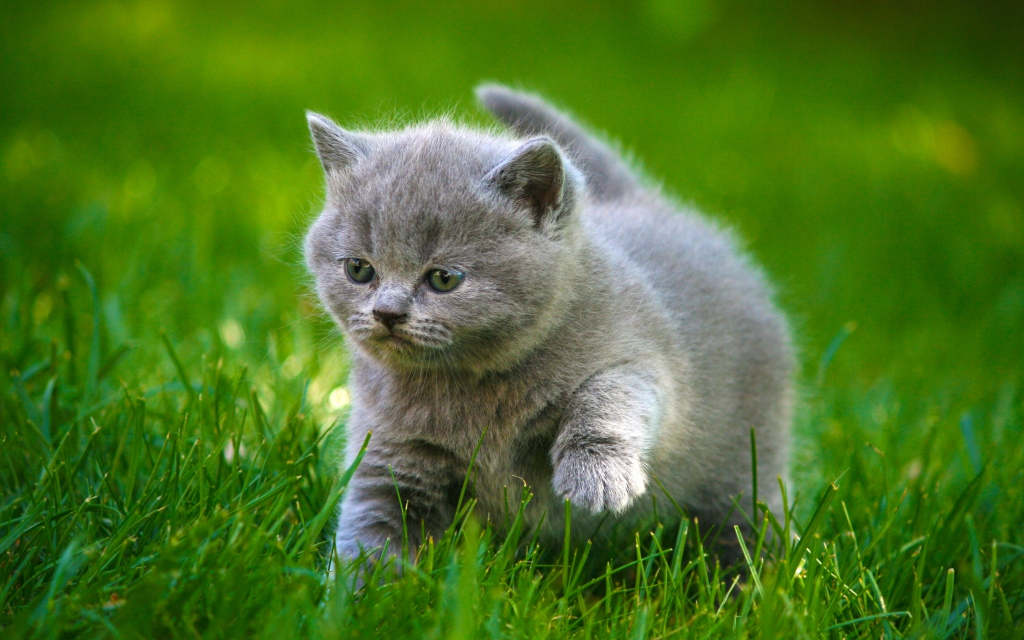
#> input picture cat.jpg, 2048 x 1280 px (shown at 1/2 size)
$ python 1.third-party_libraries.py
#> lines starting #> are read from the running program, lines starting #| are printed output that depends on the picture
from pprint import pprint

from PIL import Image, ImageFilter
import matplotlib.pyplot as plt
import numpy as np
import requests

#pillow
image1 = Image.open('cat.jpg')
#> image1 is the input picture: PIL image 2048x1280 RGB; mean R, G, B 77, 116.5, 38.8
cropped = image1.crop((400, 80, 1800, 1200)) #изменение размера изображения
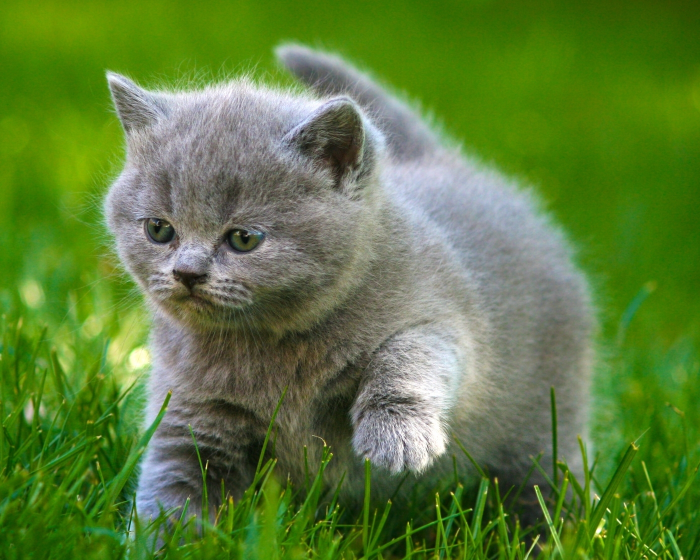
#> cropped: PIL image 1400x1120 RGB (shown at 1/2 size); mean R, G, B 94.3, 125.7, 60.6
cropped.save('./cat_resize.jpg')

image2 = Image.open('Eiffel_Tower.jpeg')
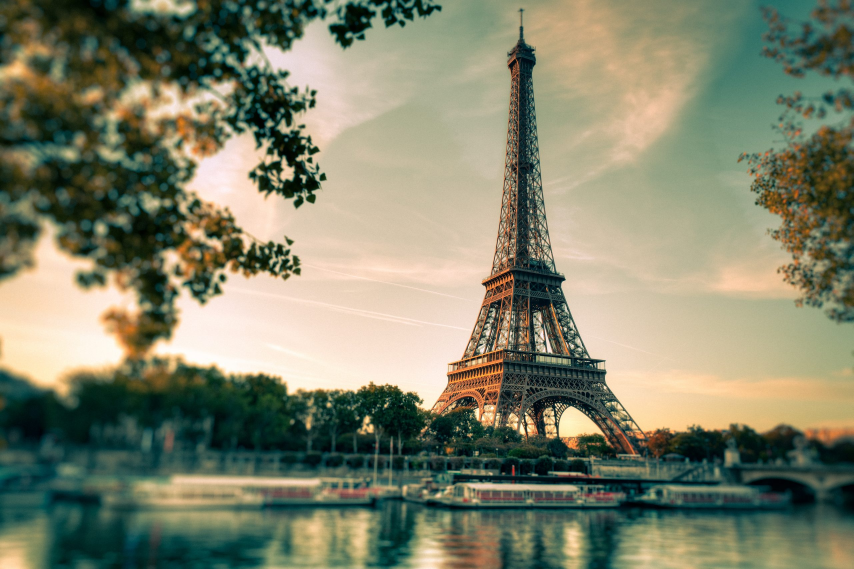
#> input picture Eiffel_Tower.jpeg, 2560 x 1707 px (shown at 1/3 size)
#> image2 is the input picture: PIL image 2560x1707 RGB; mean R, G, B 129, 131.4, 108
blurred = image2.filter(ImageFilter.BLUR) #применение эффект размытия
blurred.save('./Eiffel_Tower_blur.png') #сохранение в другом формате

image3 = Image.open('nature.jpg')
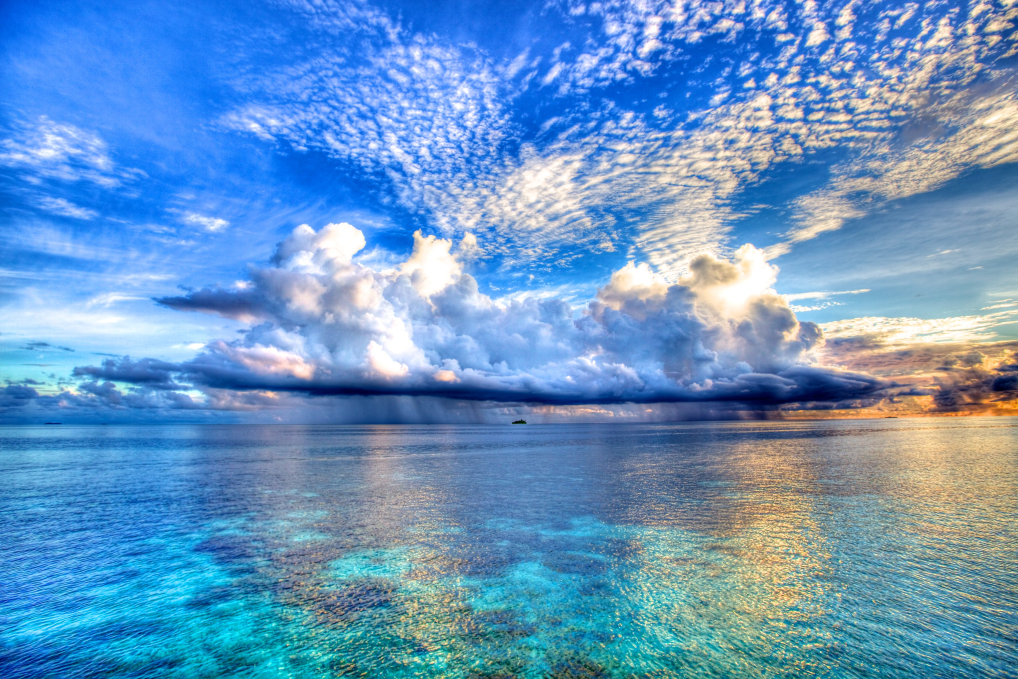
#> input picture nature.jpg, 3054 x 2037 px (shown at 1/3 size)
#> image3 is the input picture: PIL image 3054x2037 RGB; mean R, G, B 103.7, 150.6, 195.1
grayscale = image3.convert('L') #конвертация в черно-белом цвете
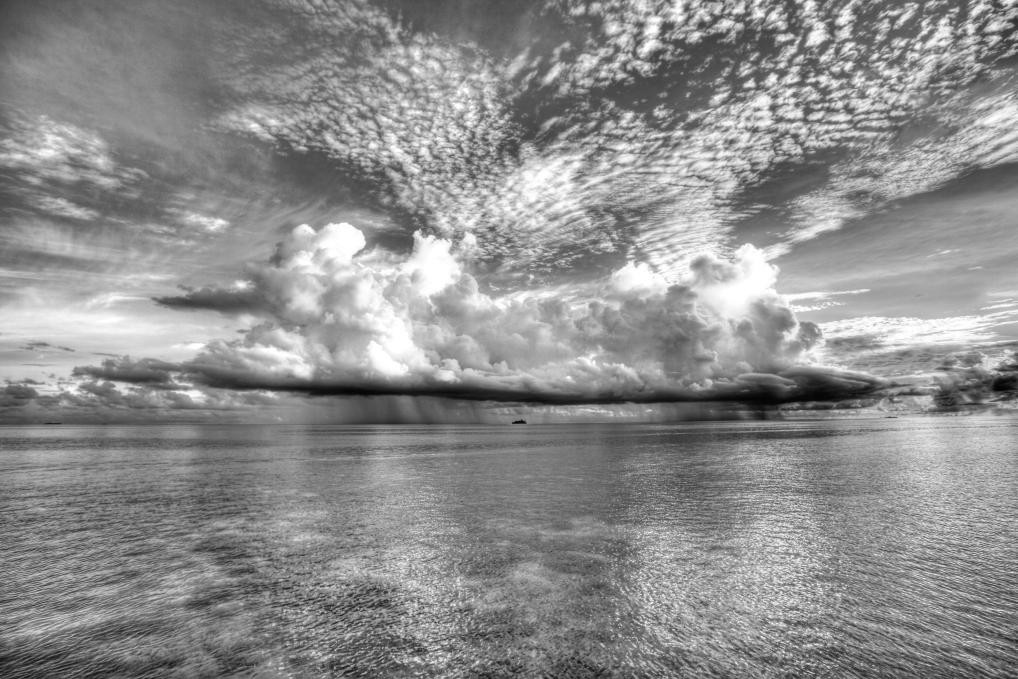
#> grayscale: PIL image 3054x2037 L (shown at 1/3 size); min 1, max 255, mean 141.7
grayscale.save('./nature_gray.png') #сохранение в другом формате


# matplotlib
x = np.linspace(0, 2, 100)
fig, ax = plt.subplots()
ax.plot([0, 1, 2, 3], [0, 1, 4, 9], label='quadratic')   # график №1
ax.plot(x, x**3, label='cubic') #график №2
ax.set_xlabel('x') # подпись оси x
ax.set_ylabel('y') # подпись оси y
ax.set_title("plots") # подпись заголовка
plt.legend() # показать легенду
plt.show()
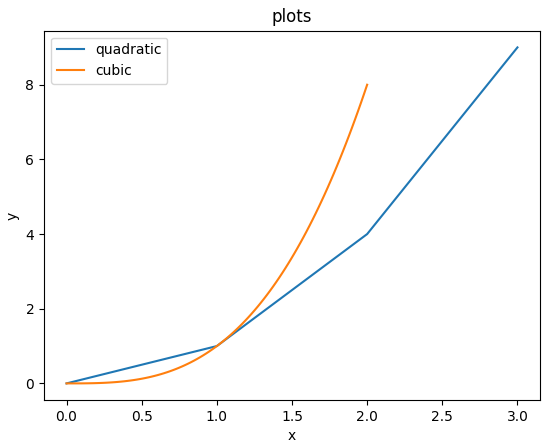
#> figure drawn by matplotlib, 1 panel; curve peaks at x = 2, y = 8


#requests
#> (the run stopped early here; a loop or call above may not have finished)
